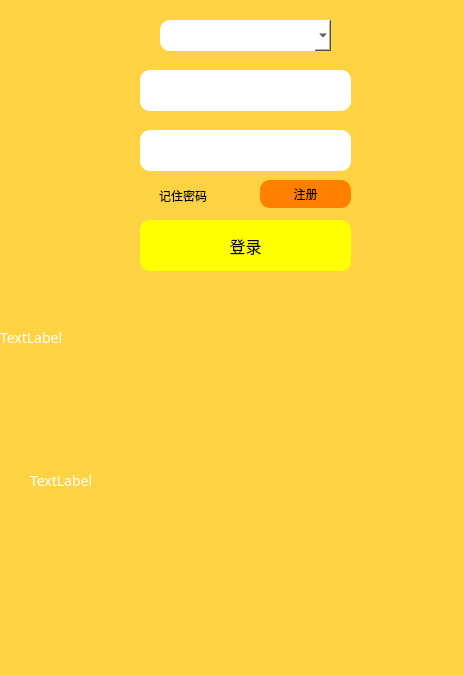
<?xml version="1.0" encoding="UTF-8"?>
<ui version="4.0">
 <class>Login</class>
 <widget class="QDialog" name="Login">
  <property name="geometry">
   <rect>
    <x>0</x>
    <y>0</y>
    <width>464</width>
    <height>675</height>
   </rect>
  </property>
  <property name="windowTitle">
   <string>Ntalk</string>
  </property>
  <property name="windowIcon">
   <iconset>
    <normaloff>:/th.png</normaloff>:/th.png</iconset>
  </property>
  <property name="windowOpacity">
   <double>1.000000000000000</double>
  </property>
  <property name="styleSheet">
   <string notr="true">#Login{
	background-color: rgb(253, 211, 68);
}

QLineEdit{

	color: rgb(0, 0, 0);

background-color: rgb(255, 255, 255);
font-size:16px;
border-style:outset;
border-radius:10px;
font-style:MingLiU-ExtB;
}
QPushButton{

border-style:outset;
border-radius:10px;
font-style:MingLiU-ExtB;
}
QPushButton:pressed{

border-style:inset;
font-style:MingLiU-ExtB;
}

QComboBox{
	color: rgb(0, 0, 0);
background-color: rgb(255, 255, 255);
font-size:16px;

border-radius:10px;
font-style:MingLiU-ExtB;
}

QCheckBox{
background:rgba(85,170,255,0);
color:white;
font-style:MingLiU-ExtB;
}
QLabel{
background:rgba(85,170,255,0);
color:white;
font-style:MingLiU-ExtB;
font-size:14px;
}
</string>
  </property>
  <widget class="QLineEdit" name="lineEdit">
   <property name="geometry">
    <rect>
     <x>140</x>
     <y>70</y>
     <width>211</width>
     <height>41</height>
    </rect>
   </property>
   <property name="font">
    <font>
     <family>华光黑体_CNKI</family>
     <pointsize>-1</pointsize>
    </font>
   </property>
   <property name="styleSheet">
    <string notr="true">LineEdit{
color:#8d98a1;
background-color:#405361;
font-size:16px;
border-style:outset;
border-radius:10px;
font-style:MingLiU-ExtB;
}
</string>
   </property>
  </widget>
  <widget class="QLineEdit" name="lineEdit_2">
   <property name="geometry">
    <rect>
     <x>140</x>
     <y>130</y>
     <width>211</width>
     <height>41</height>
    </rect>
   </property>
   <property name="font">
    <font>
     <family>华光黑体_CNKI</family>
     <pointsize>-1</pointsize>
    </font>
   </property>
   <property name="styleSheet">
    <string notr="true">border-style:groove;
border-color: rgb(170, 170, 255);
</string>
   </property>
  </widget>
  <widget class="QPushButton" name="loginButton">
   <property name="geometry">
    <rect>
     <x>140</x>
     <y>220</y>
     <width>211</width>
     <height>51</height>
    </rect>
   </property>
   <property name="font">
    <font>
     <family>华光黑体_CNKI</family>
     <pointsize>12</pointsize>
    </font>
   </property>
   <property name="styleSheet">
    <string notr="true">#loginButton:!hover{
borde-radius:10px;
background-color:rgb(255,255,0);
}
#loginButton:hover{
borde-radius:10px;
background-color:rgb(255,255,255);
}</string>
   </property>
   <property name="text">
    <string>登录</string>
   </property>
  </widget>
  <widget class="QPushButton" name="registerButton">
   <property name="geometry">
    <rect>
     <x>260</x>
     <y>180</y>
     <width>91</width>
     <height>28</height>
    </rect>
   </property>
   <property name="font">
    <font>
     <family>华光黑体_CNKI</family>
    </font>
   </property>
   <property name="styleSheet">
    <string notr="true">#registerButton:!hover{
borde-radius:10px;
background-color:rgb(255,128,0);
}
#registerButton:hover{
borde-radius:10px;
background-color:rgb(255,83,83);
}</string>
   </property>
   <property name="text">
    <string>注册</string>
   </property>
  </widget>
  <widget class="QCheckBox" name="checkBox">
   <property name="geometry">
    <rect>
     <x>140</x>
     <y>180</y>
     <width>87</width>
     <height>31</height>
    </rect>
   </property>
   <property name="font">
    <font>
     <family>华光黑体_CNKI</family>
    </font>
   </property>
   <property name="styleSheet">
    <string notr="true">color: rgb(0,0,0);</string>
   </property>
   <property name="text">
    <string>记住密码</string>
   </property>
  </widget>
  <widget class="QComboBox" name="comboBox">
   <property name="geometry">
    <rect>
     <x>160</x>
     <y>20</y>
     <width>171</width>
     <height>31</height>
    </rect>
   </property>
   <property name="font">
    <font>
     <family>华光黑体_CNKI</family>
     <pointsize>-1</pointsize>
    </font>
   </property>
  </widget>
  <widget class="QLabel" name="label">
   <property name="geometry">
    <rect>
     <x>0</x>
     <y>0</y>
     <width>464</width>
     <height>675</height>
    </rect>
   </property>
   <property name="font">
    <font>
     <family>华光黑体_CNKI</family>
     <pointsize>-1</pointsize>
    </font>
   </property>
   <property name="text">
    <string>TextLabel</string>
   </property>
  </widget>
  <widget class="QLabel" name="label_2">
   <property name="geometry">
    <rect>
     <x>30</x>
     <y>280</y>
     <width>401</width>
     <height>401</height>
    </rect>
   </property>
   <property name="font">
    <font>
     <family>华光黑体_CNKI</family>
     <pointsize>-1</pointsize>
    </font>
   </property>
   <property name="text">
    <string>TextLabel</string>
   </property>
  </widget>
  <zorder>lineEdit</zorder>
  <zorder>lineEdit_2</zorder>
  <zorder>loginButton</zorder>
  <zorder>registerButton</zorder>
  <zorder>checkBox</zorder>
  <zorder>comboBox</zorder>
  <zorder>label_2</zorder>
  <zorder>label</zorder>
 </widget>
 <resources/>
 <connections/>
</ui>
